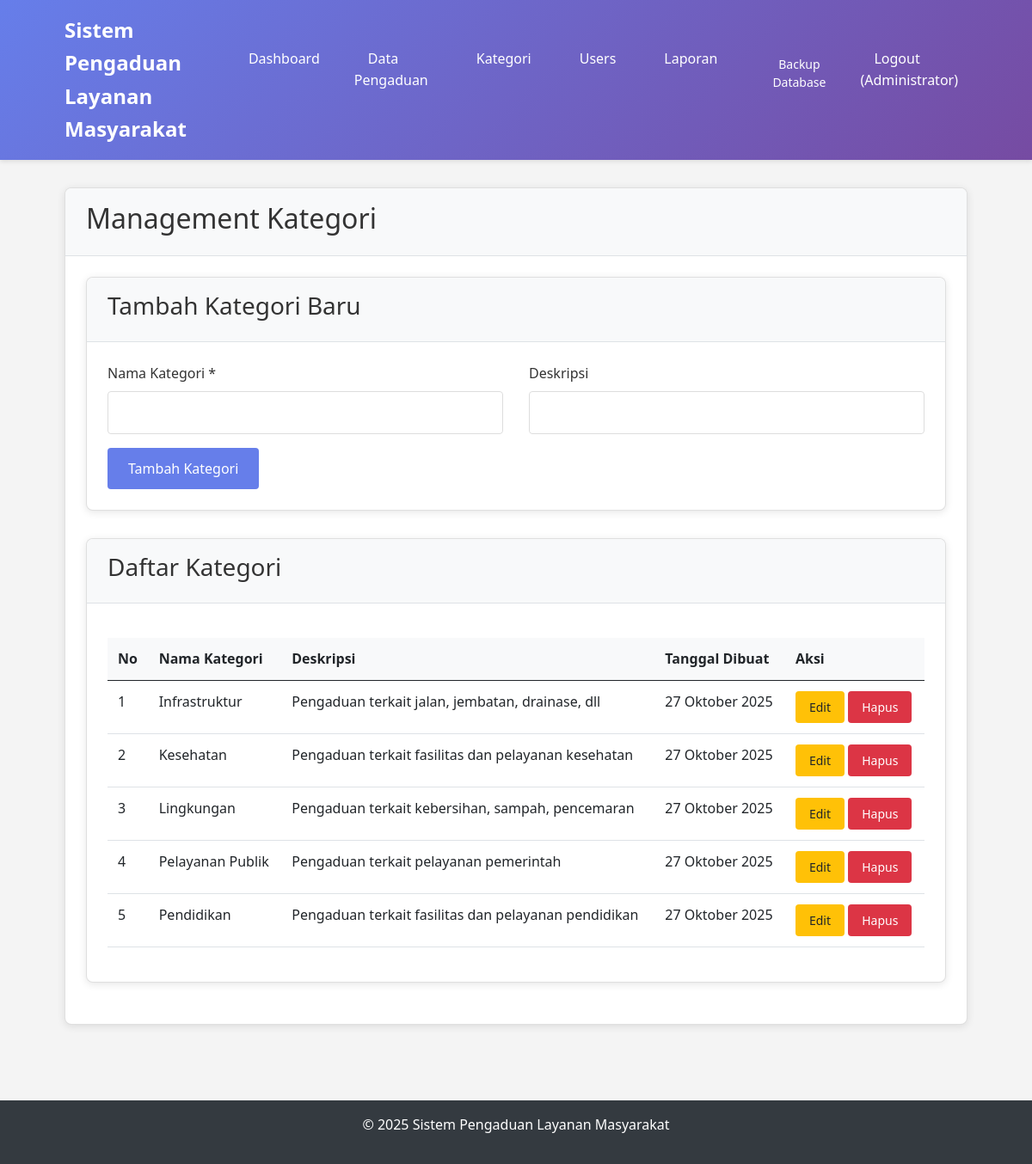
The app's page /dashboard/kategori.php (signed in) with its own data.
### tables this page shows
CREATE TABLE `kategori` (
  `id` int(11) NOT NULL AUTO_INCREMENT,
  `nama_kategori` varchar(100) NOT NULL,
  `deskripsi` text DEFAULT NULL,
  `created_at` timestamp NOT NULL DEFAULT current_timestamp(),
  PRIMARY KEY (`id`)
);

### config/helpers.php (called while the page is built, shortened)
<?php
function isAdmin() {
    return isset($_SESSION['level']) && $_SESSION['level'] === 'admin';
}
function formatTanggal($date) {
    try {
        $bulan = array(
            1 => 'Januari', 'Februari', 'Maret', 'April', 'Mei', 'Juni',
            'Juli', 'Agustus', 'September', 'Oktober', 'November', 'Desember'
        );
        $timestamp = strtotime($date);
        $tanggal = date('j', $timestamp);
        $bulan_num = date('n', $timestamp);
        $tahun = date('Y', $timestamp);
        return $tanggal . ' ' . $bulan[$bulan_num] . ' ' . $tahun;
    } catch (Exception $e) {
        return '-';
    }
}
?>

### dashboard/kategori.php (the view, shortened to what this page needs)
<?php
require_once 'header.php';
$database = new Database();
$db = $database->getConnection();
$query = "SELECT * FROM kategori ORDER BY nama_kategori";
$stmt = $db->prepare($query);
$stmt->execute();
$kategories = $stmt->fetchAll(PDO::FETCH_ASSOC);
?>
<div class="card">
    <div class="card-header">
        <h2>Management Kategori</h2>
    </div>
    <div class="card-body">
        <div class="card" style="margin-bottom: 2rem;">
            <div class="card-header">
                <h3>Tambah Kategori Baru</h3>
            </div>
            <div class="card-body">
                <form method="POST" action="kategori.php">
                    <div class="row">
                        <div class="col-6">
                            <div class="form-group">
                                <label class="form-label" for="nama_kategori">Nama Kategori *</label>
                                <input type="text" class="form-control" id="nama_kategori" name="nama_kategori" required>
                            </div>
                        </div>
                        <div class="col-6">
                            <div class="form-group">
                                <label class="form-label" for="deskripsi">Deskripsi</label>
                                <input type="text" class="form-control" id="deskripsi" name="deskripsi">
                            </div>
                        </div>
                    </div>
                    <button type="submit" name="tambah_kategori" value="1" class="btn btn-primary">Tambah Kategori</button>
                </form>
            </div>
        </div>
        <div class="card">
            <div class="card-header">
                <h3>Daftar Kategori</h3>
            </div>
            <div class="card-body">
                <?php if (count($kategories) > 0): ?>
                    <div style="overflow-x: auto;">
                        <table class="table">
                            <thead>
                                <tr>
                                    <th>No</th>
                                    <th>Nama Kategori</th>
                                    <th>Deskripsi</th>
                                    <th>Tanggal Dibuat</th>
                                    <th>Aksi</th>
                                </tr>
                            </thead>
                            <tbody>
                                <?php $no = 1; ?>
                                <?php foreach ($kategories as $kategori): ?>
                                    <tr>
                                        <td><?php echo $no++; ?></td>
                                        <td><?php echo htmlspecialchars($kategori['nama_kategori']); ?></td>
                                        <td><?php echo htmlspecialchars($kategori['deskripsi'] ?: '-'); ?></td>
                                        <td><?php echo formatTanggal($kategori['created_at']); ?></td>
                                        <td>
                                            <button type="button" class="btn btn-warning btn-sm"
                                                    onclick="editKategori(<?php echo $kategori['id']; ?>, '<?php echo htmlspecialchars($kategori['nama_kategori']); ?>', '<?php echo htmlspecialchars($kategori['deskripsi']); ?>')">
                                                Edit
                                            </button>
                                            <a href="kategori.php?hapus=<?php echo $kategori['id']; ?>"
                                               class="btn btn-danger btn-sm"
                                               onclick="return confirm('Yakin ingin menghapus kategori ini?')">
                                                Hapus
                                            </a>
                                        </td>
                                    </tr>
                                <?php endforeach; ?>
                            </tbody>
                        </table>
                    </div>
                <?php else: ?>
                    <p>Belum ada kategori.</p>
                <?php endif; ?>
            </div>
        </div>
    </div>
</div>
<?php require_once 'footer.php'; ?>

### dashboard/header.php (shortened to what this page needs)
<?php
require_once '../config/helpers.php';
?>
<!DOCTYPE html>
<html lang="id">
<head>
    <link href="https://cdn.jsdelivr.net/npm/bootstrap@5.0.2/dist/css/bootstrap.min.css" rel="stylesheet">
    <link rel="stylesheet" href="https://cdn.jsdelivr.net/npm/bootstrap-icons@1.5.0/font/bootstrap-icons.css">
    <link rel="stylesheet" href="../assets/css/style.css">
</head>
<body>
    <header class="header">
        <div class="container">
            <div class="header-content">
                <div class="logo">Sistem Pengaduan Layanan Masyarakat</div>
                <nav>
                    <ul class="nav-menu">
                        <li><a href="index.php">Dashboard</a></li>
                        <?php if (isAdmin()): ?>
                            <li><a href="pengaduan.php">Data Pengaduan</a></li>
                            <li><a href="kategori.php">Kategori</a></li>
                            <li><a href="users.php">Users</a></li>
                            <li><a href="laporan.php">Laporan</a></li>
                            <li><a href="backup.php" class="btn btn-outline-primary btn-sm ms-2"><i class="bi bi-database"></i> Backup Database</a></li>
                        <?php else: ?>
                            <li><a href="pengaduan.php">Pengaduan Saya</a></li>
                            <li><a href="../pengaduan_masyarakat.php">Buat Pengaduan Baru</a></li>
                        <?php endif; ?>
                        <li><a href="../auth/logout.php">Logout (<?php echo isset($_SESSION['nama_lengkap']) ? $_SESSION['nama_lengkap'] : 'User'; ?>)</a></li>
                    </ul>
                </nav>
            </div>
        </div>
    </header>
    <main class="main-content">
        <div class="container">

### dashboard/footer.php
</div>
    </main>
    <footer class="footer">
        <div class="container">
            <p>&copy; <?php echo date('Y'); ?> Sistem Pengaduan Layanan Masyarakat</p>
        </div>
    </footer>
</body>
</html>

### assets/css/style.css (style rules this page uses)
* { margin: 0; padding: 0; box-sizing: border-box; }
body { font-family: 'Segoe UI', Tahoma, Geneva, Verdana, sans-serif; line-height: 1.6; background-color: #f4f4f4; color: #333; }
.container { width: 90%; max-width: 1200px; margin: 0 auto; padding: 0 15px; }
.header { background: linear-gradient(135deg, #667eea 0%, #764ba2 100%); color: white; padding: 1rem 0; box-shadow: 0 2px 5px rgba(0,0,0,0.1); }
.header-content { display: flex; justify-content: space-between; align-items: center; }
.logo { font-size: 1.5rem; font-weight: bold; }
.nav-menu { display: flex; list-style: none; }
.nav-menu li { margin-left: 1.5rem; }
.nav-menu a { color: white; text-decoration: none; padding: 0.5rem 1rem; border-radius: 4px; transition: background-color 0.3s; }
.main-content { min-height: calc(100vh - 140px); padding: 2rem 0; }
.card { background: white; border-radius: 8px; box-shadow: 0 2px 10px rgba(0,0,0,0.1); margin-bottom: 1.5rem; overflow: hidden; }
.card-header { background: #f8f9fa; padding: 1rem 1.5rem; border-bottom: 1px solid #dee2e6; }
.card-body { padding: 1.5rem; }
.table { width: 100%; border-collapse: collapse; margin-top: 1rem; }
.table th, .table td { padding: 0.75rem; text-align: left; border-bottom: 1px solid #dee2e6; }
.table th { background-color: #f8f9fa; font-weight: 600; }
.form-group { margin-bottom: 1rem; }
.form-label { display: block; margin-bottom: 0.5rem; font-weight: 500; }
.form-control { width: 100%; padding: 0.75rem; border: 1px solid #ddd; border-radius: 4px; font-size: 1rem; }
.btn { display: inline-block; padding: 0.75rem 1.5rem; border: none; border-radius: 4px; text-decoration: none; text-align: center; font-size: 1rem; cursor: pointer; transition: all 0.3s; }
.btn-primary { background-color: #667eea; color: white; }
.btn-danger { background-color: #dc3545; color: white; }
.btn-warning { background-color: #ffc107; color: #212529; }
.row { display: flex; flex-wrap: wrap; margin: 0 -15px; }
.col-6 { flex: 0 0 50%; max-width: 50%; padding: 0 15px; }
.footer { background-color: #343a40; color: white; text-align: center; padding: 1rem 0; margin-top: 2rem; }
.btn-sm { padding: 0.5rem 1rem; font-size: 0.875rem; }

### records on screen
kategori: nama_kategori "Infrastruktur", deskripsi "Pengaduan terkait jalan, jembatan, drainase, dll", created_at "27 Oktober 2025"
kategori: nama_kategori "Kesehatan", deskripsi "Pengaduan terkait fasilitas dan pelayanan kesehatan", created_at "27 Oktober 2025"
kategori: nama_kategori "Lingkungan", deskripsi "Pengaduan terkait kebersihan, sampah, pencemaran", created_at "27 Oktober 2025"
kategori: nama_kategori "Pelayanan Publik", deskripsi "Pengaduan terkait pelayanan pemerintah", created_at "27 Oktober 2025"
kategori: nama_kategori "Pendidikan", deskripsi "Pengaduan terkait fasilitas dan pelayanan pendidikan", created_at "27 Oktober 2025"

### other values on screen
$_SESSION['nama_lengkap'] "Administrator"
